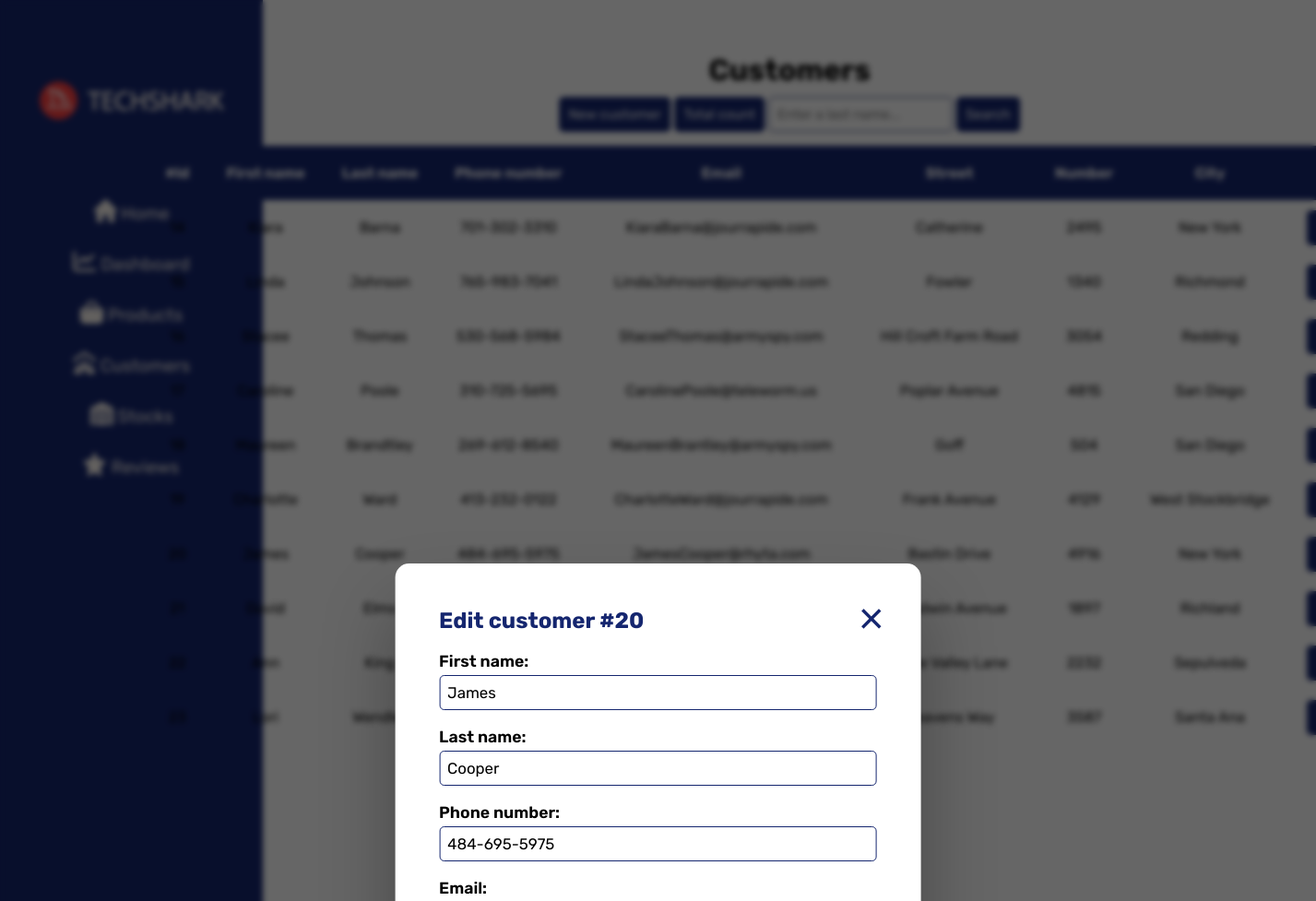
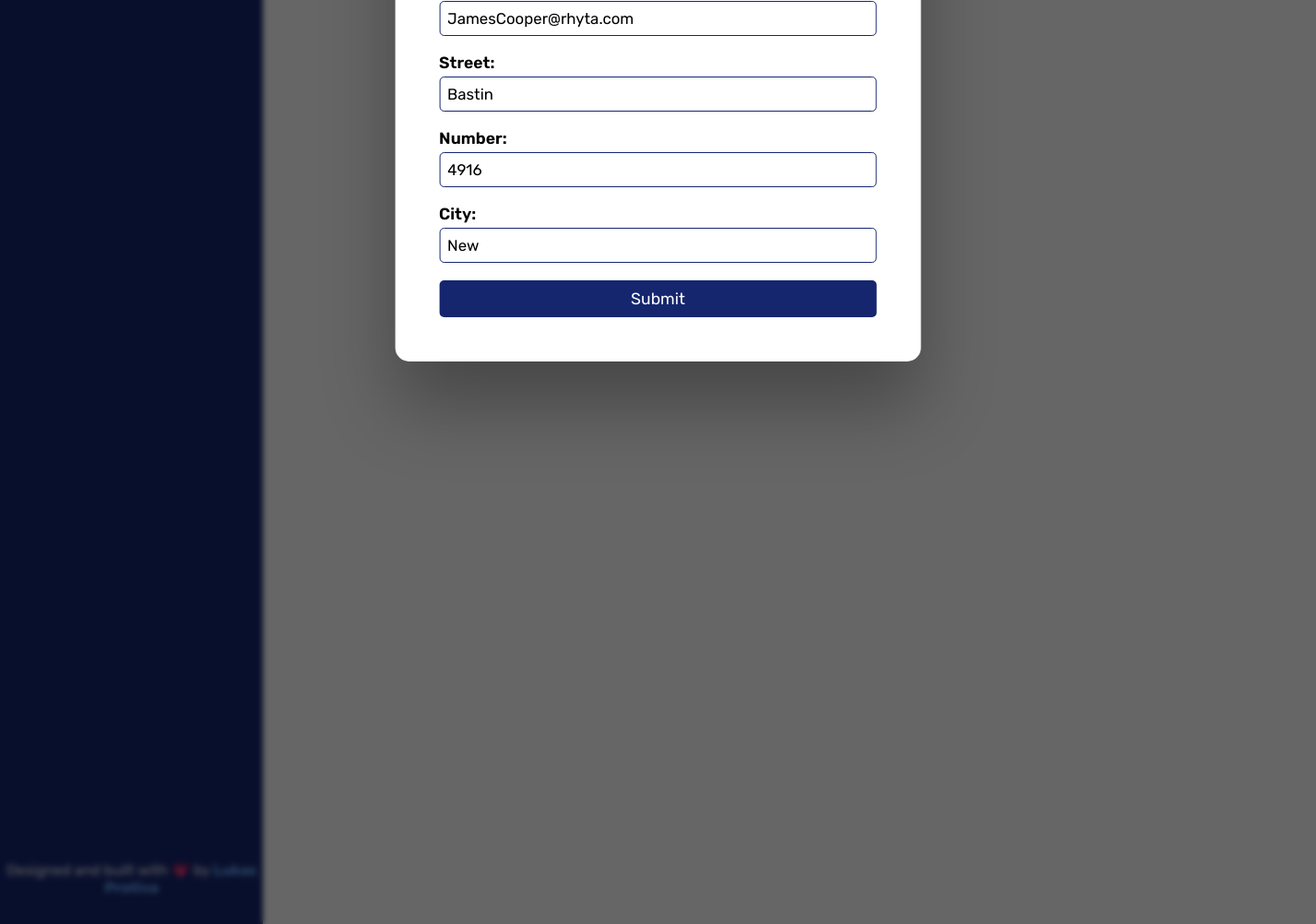
Screenshot of /pages/customers.php?edit=20 with the database file from the repository (2 pictures, top to bottom).
### tables this page shows
CREATE TABLE `customer` (
  `id` int(11) NOT NULL,
  `first_name` varchar(255) NOT NULL,
  `last_name` varchar(255) NOT NULL,
  `phone_number` varchar(20) NOT NULL,
  `email` varchar(255) NOT NULL,
  `street` varchar(255) NOT NULL,
  `number` int(11) NOT NULL,
  `city_id` int(11) NOT NULL
);

CREATE TABLE `city` (
  `id` int(11) NOT NULL,
  `name` varchar(255) NOT NULL
);

### database/functions.php (the view, shortened to what this page needs)
<?php
    function fetch_customers_data() {
        $result = fetch_data("SELECT
                    cu.id AS customer_id,
                    first_name,
                    last_name,
                    phone_number,
                    email,
                    street,
                    number,
                    name
                FROM customer cu
                INNER JOIN city c
                ON cu.city_id = c.id
                ");
        return transform_data_to_table($result);
    }
    function transform_data_to_table($result) {
        $data = "";
        if($result->num_rows > 0) {
            while($row = $result->fetch_assoc()) {
                $id = $row["customer_id"];
                $fname = $row["first_name"];
                $lname = $row["last_name"];
                $phone = $row["phone_number"];
                $email = $row["email"];
                $street = $row["street"];
                $number = $row["number"];
                $city_name = $row["name"];
                $data .= "
                <tr>
                    <td>$id</td>
                    <td>$fname</td>
                    <td>$lname</td>
                    <td>$phone</td>
                    <td>$email</td>
                    <td>$street</td>
                    <td>$number</td>
                    <td>$city_name</td>
                    <td class='action'>
                    <a href='?edit=$id' class='btn btn-edit'>Edit</a>
                    <a href='?delete=$id' class='btn btn-delete'>Delete</a>
                    </td>
                </tr>
                ";
            }
        }
        return $data;
    }
    function fetch_data_by_id($id) {
        $result = fetch_data("SELECT
                    cu.id AS customer_id,
                    first_name,
                    last_name,
                    phone_number,
                    email,
                    street,
                    number,
                    name
                FROM customer cu
                INNER JOIN city c
                ON cu.city_id = c.id
                WHERE cu.id = $id");
        return $result->fetch_assoc();
    }
    function fetch_data($sql) {
        include "../database/connection.php";
        $result = $conn->query($sql);
        return $result;
    }
?>

### database/actions.php (shortened to what this page needs)
<?php
    include "../database/functions.php";
    if(isset($_GET["edit"])) {
        $id = $_GET["edit"];
        $data = fetch_data_by_id($id);
        $fname = $data["first_name"];
        $lname = $data["last_name"];
        $phone = $data["phone_number"];
        $email = $data["email"];
        $street = $data["street"];
        $number = $data["number"];
        $city_name = $data["name"];
        echo "
        <div class='modal modal-edit'>
            <button class='btn-close btn-close-edit'>&times;</button>
            <h2>Edit customer #$id</h2>
            <form method='post'>
                <label for='fname_edit'>First name:</label><br>
                <input type='text' name='fname' id='fname_edit' value=$fname spellcheck='true' required><br>
                <label for='lname_edit'>Last name:</label><br>
                <input type='text' name='lname' id='lname_edit' value=$lname spellcheck='true'  required><br>
                <label for='phone_number_edit'>Phone number:</label><br>
                <input type='text' name='phone_number' id='phone_number_edit' value=$phone required><br>
                <label for='email_edit'>Email:</label><br>
                <input type='email' name='email' id='email_edit' value=$email required><br>
                <label for='street_edit'>Street:</label><br>
                <input type='text' name='street' id='street_edit' value=$street spellcheck='true' required><br>
                <label for='number_edit'>Number:</label><br>
                <input type='number' name='number' id='number_edit' min=0 value=$number required><br>
                <label for='city_edit'>City:</label><br>
                <input type='text' name='city' id='city_edit' value=$city_name spellcheck='true' required><br>
                <input type='submit' class='btn btn-submit' name='edit' value='Submit'>
            </form>
        </div>
        <div class='overlay'></div>
        ";
    }
?>

### css/style.css (style rules this page uses)
* { margin: 0; padding: 0; }
body { background: #ffffff; font-family: "Rubik", sans-serif; background-image: none; background-color: transparent; }
.db-output th, .db-output td, .db-output tr { padding: 20px; text-align: center; border: none; }
.btn { background-color: #15266f; color: #ffffff; padding: 10px; border-radius: 5px; font-size: 15px; border: none; font-family: "Rubik", sans-serif; text-decoration: none; }
.modal { position: fixed; top: 50%; left: 50%; -webkit-transform: translate(-50%, -50%); transform: translate(-50%, -50%); width: 40%; background-color: #ffffff; padding: 3rem; border-radius: 15px; -webkit-box-shadow: 0 3rem 5rem rgba(0, 0, 0, 0.3); box-shadow: 0 3rem 5rem rgba(0, 0, 0, 0.3); -webkit-box-sizing: border-box; box-sizing: border-box; z-index: 10; }
.modal h2 { color: #15266f; }
.modal form { color: #000000; font-weight: 600; margin-top: 20px; }
.modal form input[type='text'], .modal form input[type='email'], .modal form input[type='number'], .modal form textarea { font-family: "Rubik", sans-serif; width: 100%; display: block; padding: 8px; -webkit-box-sizing: border-box; box-sizing: border-box; outline: none; font-size: 1.05rem; border-radius: 5px; border: 1px solid #15266f; margin-top: 5px; }
.modal form label { font-size: 1.1rem; }
.btn-close { position: absolute; top: 2rem; right: 2.5rem; font-size: 3rem; color: #15266f; cursor: pointer; border: none; background: none; outline: none; }
.btn-submit, .btn-submit-review { width: 100%; border: none; font-size: 1.1rem; }

### rows the page displays
customer: fname "James", lname "Cooper", phone_number "484-695-5975", email "JamesCooper@rhyta.com", number "4916", first_name "James", last_name "Cooper", street "Bastin Drive", city.name "New York"
customer: first_name "Kiara", last_name "Barna", phone_number "701-302-3310", email "KiaraBarna@jourrapide.com", street "Catherine", number "2495", city.name "New York"
customer: first_name "Linda", last_name "Johnson", phone_number "765-983-7041", email "LindaJohnson@jourrapide.com", street "Fowler", number "1340", city.name "Richmond"
customer: first_name "Stacee", last_name "Thomas", phone_number "530-568-5984", email "StaceeThomas@armyspy.com", street "Hill Croft Farm Road", number "3054", city.name "Redding"
customer: first_name "Caroline", last_name "Poole", phone_number "310-725-5695", email "CarolinePoole@teleworm.us", street "Poplar Avenue", number "4815", city.name "San Diego"
customer: first_name "Maureen", last_name "Brandtley", phone_number "269-612-8540", email "MaureenBrantley@armyspy.com", street "Goff", number "504", city.name "San Diego"
customer: first_name "Charlotte", last_name "Ward", phone_number "413-232-0122", email "CharlotteWard@jourrapide.com", street "Frank Avenue", number "4129", city.name "West Stockbridge"
customer: first_name "David", street "Goodwin Avenue", number "1897", city.name "Richland"
customer: first_name "Ann", last_name "King", street "Quite Valley Lane", number "2232", city.name "Sepulveda"
customer: first_name "Lori", last_name "Wendler", street "Heavens Way", number "3587", city.name "Santa Ana"

### other values shown
$id "20"
